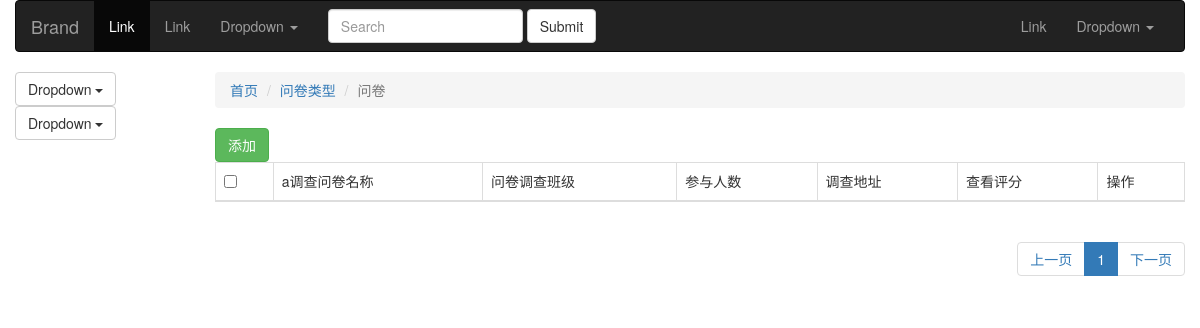
The app's page /questionnaire/, older data.
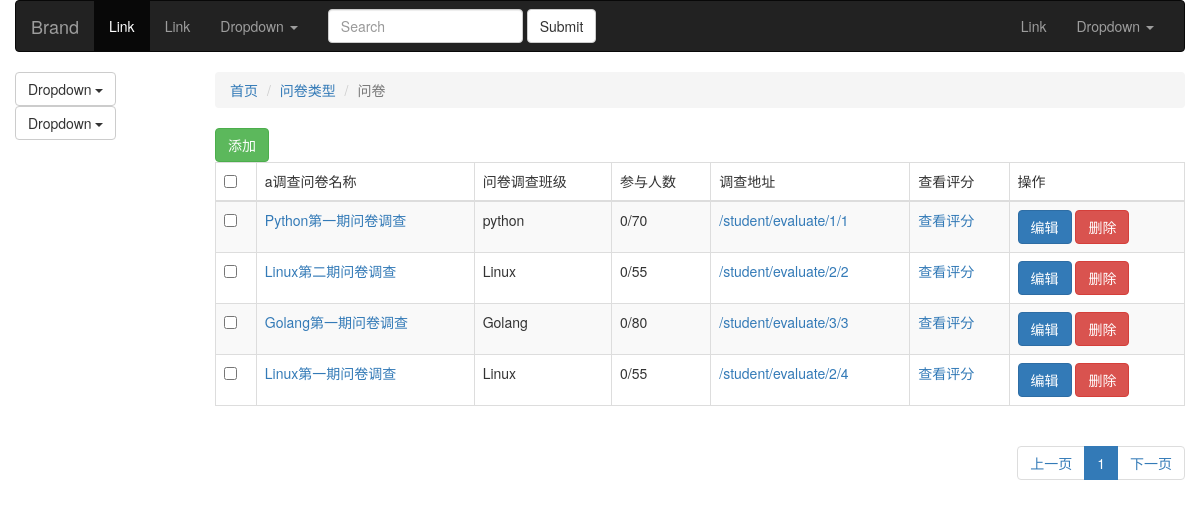
The same page, newer data.
### app01/models.py (models this page shows, shortened)
class QuestionPapers(models.Model):
    title = models.CharField(max_length=64,verbose_name='问卷名')
    student_class = models.ForeignKey(verbose_name='关联班级',to='Student_Class',related_name='QuestionPapers_class')
    num = models.IntegerField(verbose_name='参与人数',default=0)
    url = models.CharField(max_length=64, verbose_name='学生填写问卷地址')

### app01/views.py (the view)
# urls.py: url(r'^questionnaire/', views.questionnaire),
def questionnaire(request):
    if request.method == 'GET':
        questionnaires_list = models.QuestionPapers.objects.values('title','student_class__title',
                                                                   'student_class__id','num',
                                                                   'student_class__student_num','id')
        return render(request, 'questionnaire.html',{'data':questionnaires_list})
    else:
        return HttpResponse('<h1>404 Not Found</h1>')

### templates/questionnaire.html (shortened to what this page needs)
<!DOCTYPE html>
<html lang="en">
<head>
    <link rel="stylesheet" href="/static/bootstrap/css/bootstrap.min.css">
</head>
<body>
<div class="container-fluid">
    <nav class="navbar navbar-inverse">
        <div class="container-fluid">
            <div class="navbar-header">
                <a class="navbar-brand" href="#">Brand</a>
            </div>
            <div class="collapse navbar-collapse" id="bs-example-navbar-collapse-1">
                <ul class="nav navbar-nav">
                    <li class="active"><a href="#">Link <span class="sr-only">(current)</span></a></li>
                    <li><a href="#">Link</a></li>
                    <li class="dropdown">
                        <a href="#" class="dropdown-toggle" data-toggle="dropdown" role="button" aria-haspopup="true"
                           aria-expanded="false">Dropdown <span class="caret"></span></a>
                    </li>
                </ul>
                <form class="navbar-form navbar-left">
                    <div class="form-group">
                        <input type="text" class="form-control" placeholder="Search">
                    </div>
                    <button type="submit" class="btn btn-default">Submit</button>
                </form>
                <ul class="nav navbar-nav navbar-right">
                    <li><a href="#">Link</a></li>
                    <li class="dropdown">
                        <a href="#" class="dropdown-toggle" data-toggle="dropdown" role="button" aria-haspopup="true"
                           aria-expanded="false">Dropdown <span class="caret"></span></a>
                    </li>
                </ul>
            </div>
        </div>
    </nav>
</div>
<div class="container-fluid">
    <div class="row">
        <div class="col-md-2">
            <div class="dropdown">
                <button class="btn btn-default dropdown-toggle" type="button" id="dropdownMenu1" data-toggle="dropdown"
                        aria-haspopup="true" aria-expanded="true">
                    Dropdown
                    <span class="caret"></span>
                </button>
            </div>
            <div class="dropdown">
                <button class="btn btn-default dropdown-toggle" type="button" id="dropdownMenu1" data-toggle="dropdown"
                        aria-haspopup="true" aria-expanded="true">
                    Dropdown
                    <span class="caret"></span>
                </button>
            </div>
        </div>
        <div class="col-md-10">
            <div>
                <ol class="breadcrumb">
                    <li><a href="#">首页</a></li>
                    <li><a href="#">问卷类型</a></li>
                    <li class="active">问卷</li>
                </ol>
            </div>
            <table class="table table-bordered table-hover table-striped">
                <thead>
                <tr>
                    <td><input type="checkbox"></td>
                    <td>a调查问卷名称</td>
                    <td>问卷调查班级</td>
                    <td>参与人数</td>
                    <td>调查地址</td>
                    <td>查看评分</td>
                    <td>操作</td>
                </tr>
                </thead>
                <tbody>
                <a href="/add/">
                    <button class="btn btn-success">添加</button>
                </a>
                {% for datum in data %}
                    <tr>
                        <td><input type="checkbox"></td>
                        <td><a href="{{ datum.id }}">{{ datum.title }}</a></td>
                        <td>{{ datum.student_class__title }}</td>
                        <td>{{ datum.num }}/{{ datum.student_class__student_num }}</td>
                        <td><a href="">/student/evaluate/{{ datum.student_class__id }}/{{ datum.id }}</a></td>
                        <td><a href="">查看评分</a></td>
                        <td>
                            <a href="edit/{{ datum.id }}/">
                                <button class="btn btn-primary">编辑</button>
                            </a>
                            <a href="/del/{{ datum.id }}/">
                                <button class="btn btn-danger">删除</button>
                            </a>
                        </td>
                    </tr>
                {% endfor %}
                </tbody>
            </table>
            <div class="pull-right">
                <nav aria-label="Page navigation">
                    <ul class="pagination">
                        <li>
                            <a href="#" aria-label="Previous">
                                <span aria-hidden="true">上一页</span>
                            </a>
                        </li>
                        <li class="active"><a href="#">1</a></li>
                        <li>
                            <a href="#" aria-label="Next">
                                <span aria-hidden="true">下一页</span>
                            </a>
                        </li>
                    </ul>
                </nav>
            </div>
        </div>
    </div>
</div>
</body>
</html>

Row changes from the older to the newer data that the page shows:
added QuestionPapers: title "Python第一期问卷调查", student_class__title "python", num "0", student_class__student_num "70", student_class__id "1", id "1"
added QuestionPapers: title "Linux第二期问卷调查", student_class__title "Linux", num "0", student_class__student_num "55", student_class__id "2", id "2"
added QuestionPapers: title "Golang第一期问卷调查", student_class__title "Golang", num "0", student_class__student_num "80", student_class__id "3", id "3"
added QuestionPapers: title "Linux第一期问卷调查", student_class__title "Linux", num "0", student_class__student_num "55", student_class__id "2", id "4"
